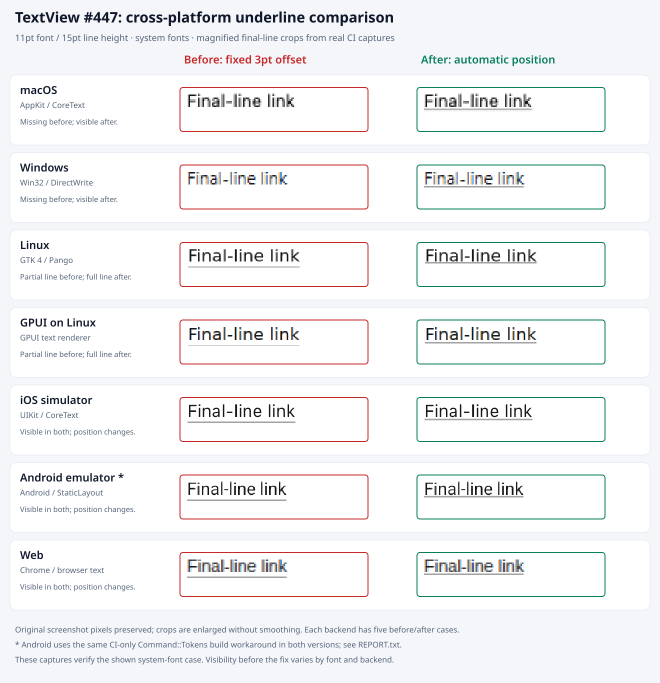
#> input picture evidence/447/cross-platform-summary-en.png, 1320 x 1365 px (shown at 1/2 size)
$ python -i compare.py   (imports and definitions only)
#> lines starting #> are read from the running program, lines starting #| are printed output that depends on the picture; after the words box and inside, x2 and y2 are one past the last pixel; in counts of white or black regions, pixels touching at a corner belong together
#> further down, picture is the input picture: PIL image 1320x1365 RGB; mean R, G, B 243, 243.5, 244.8
"""Build annotated comparisons from unchanged screenshot pixels, for review."""

import json
from pathlib import Path
import sys

from PIL import Image, ImageChops, ImageDraw, ImageFont


def card(image):
    # The fixture's only large white area is the sample card. This excludes
    # native window chrome, mobile status bars and their changing clocks.
    mask = image.convert("L").point(lambda p: 255 if p == 255 else 0)
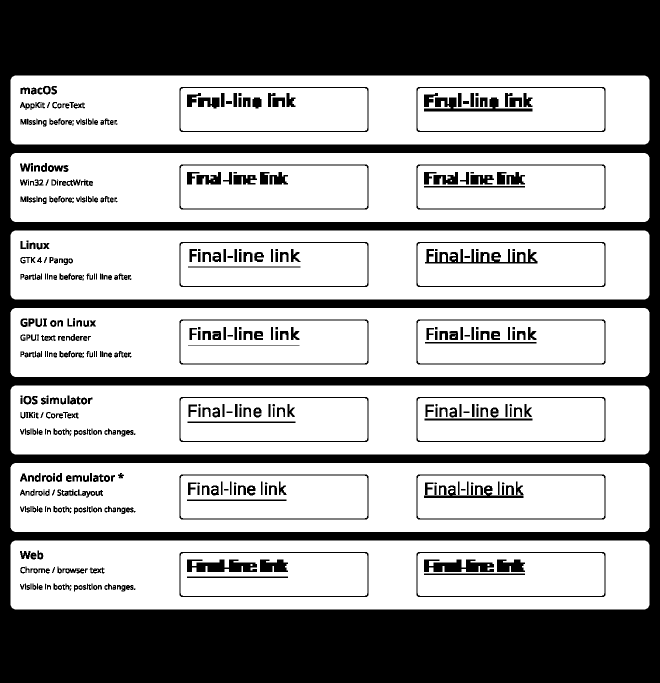
#> mask: PIL image 1320x1365 L (shown at 1/2 size); 63.4% white; 521 black regions (49 under 20 px), largest, box (x1, y1, x2, y2) and area: (0, 0, 1320, 1365) 568008, (850, 498, 1075, 527) 2949, (374, 1119, 514, 1144) 2479
    bands = []
    start = None
    for y in range(image.height + 1):
        white = y < image.height and mask.crop((0, y, image.width, y + 1)).histogram()[255] > image.width * 0.5
        if white and start is None:
            start = y
        elif not white and start is not None:
            bands.append((start, y))
            start = None
#> this loop made 1366 passes
#> white on passes 1 to 12: False, False, False, False, False, False, False, False, False, False, False, False
#> after the loop, bands = [(151, 174), (176, 262), (264, 289), (306, 329), (331, 417), (419, 444), (461, 484), (486, 572), (574, 599), (616, 639), (641, 727), (729, 754), (771, 794), (796, 882), (884, 909), (926, 949), (951, 1037), (1039, 1064), (1081, 1104), (1106, 1192), (1194, 1219)]
    if not bands:
        raise RuntimeError("No sample card found; inspect the original screenshot")
    top, bottom = max(bands, key=lambda band: band[1] - band[0])
#> top = 176; bottom = 262
    box = mask.crop((0, (top + bottom) // 2, image.width, (top + bottom) // 2 + 1)).getbbox()
#> box = (21, 0, 1299, 1)
    return image.crop((box[0], top, box[2], bottom))
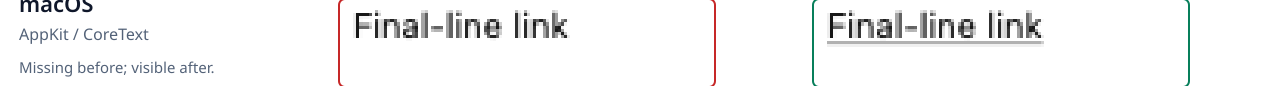
#> returned value: PIL image 1278x86 RGB; mean R, G, B 244.2, 244.3, 244.4


def main(out):
    metadata = json.loads((out / "metadata.json").read_text())
    results = {}
    for name in metadata["cases"]:
        a = card(Image.open(out / f"before-{name}.png").convert("RGB"))
        b = card(Image.open(out / f"after-{name}.png").convert("RGB"))
        if a.size != b.size:
            raise RuntimeError(f"{name}: sample card dimensions changed: {a.size} vs {b.size}")
        diff = ImageChops.difference(a, b).convert("L")
        results[name] = {"card_size": a.size, "changed_pixels": a.width * a.height - diff.histogram()[0]}
        # The last line ends 16pt above the card's bottom padding. The
        # card is 107pt high, or 138.5pt with default line height.
        scale = a.height / (138.5 if name == "default" else 107)
        zoom_box = (int(14 * scale), int(a.height - 43 * scale), min(a.width, int(226 * scale)), int(a.height - 11 * scale))
        width = max(560, a.width)
        height = 280 + a.height + (zoom_box[3] - zoom_box[1]) * 3
        canvas = Image.new("RGB", (width * 2 + 72, height), "#f4f6fa")
        draw = ImageDraw.Draw(canvas)
        font = ImageFont.load_default(size=22)
        draw.text((24, 16), f"{metadata['target']} - {name}: compare the final link's underline", font=font, fill="#0f172a")
        for i, (image, label, color) in enumerate([(a, "Before: fixed 3pt offset", "#c62828"), (b, "After: automatic position", "#087f5b")]):
            x = 24 + i * (width + 24)
            draw.text((x, 66), label, font=font, fill=color)
            canvas.paste(image, (x, 106))
            draw.rectangle((x + zoom_box[0], 106 + zoom_box[1], x + zoom_box[2], 106 + zoom_box[3]), outline=color, width=2)
            draw.text((x, 126 + a.height), "Final line - 3x magnification", font=font, fill=color)
            zoom = image.crop(zoom_box).resize(((zoom_box[2] - zoom_box[0]) * 3, (zoom_box[3] - zoom_box[1]) * 3), Image.Resampling.NEAREST)
            # At high device scales keep the zoom within its own panel.
            if zoom.width > width:
                zoom = zoom.resize((width, round(zoom.height * width / zoom.width)), Image.Resampling.NEAREST)
            canvas.paste(zoom, (x, 166 + a.height))
        draw.text((24, height - 42), "Original pixels preserved. Review visibility; capture success alone does not prove a visual fix.", font=ImageFont.load_default(size=16), fill="#536278")
        canvas.save(out / f"comparison-{name}.png")
    (out / "pixel-comparison.json").write_text(json.dumps(results, indent=2))
    print(json.dumps(results, indent=2))


# [2 lines not run here, left out]

>>> from PIL import Image
>>> picture = Image.open('../../evidence/447/cross-platform-summary-en.png')
>>> result = card(picture)
